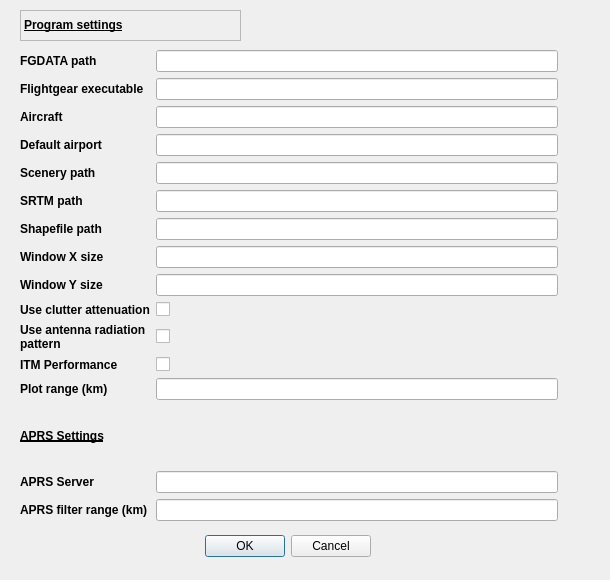
<?xml version="1.0" encoding="UTF-8"?>
<ui version="4.0">
 <class>SettingsDialog</class>
 <widget class="QDialog" name="SettingsDialog">
  <property name="geometry">
   <rect>
    <x>0</x>
    <y>0</y>
    <width>610</width>
    <height>580</height>
   </rect>
  </property>
  <property name="windowTitle">
   <string>Settings</string>
  </property>
  <property name="windowIcon">
   <iconset resource="resources.qrc">
    <normaloff>:/icons/images/icons/qradiopredict_icon.png</normaloff>:/icons/images/icons/qradiopredict_icon.png</iconset>
  </property>
  <property name="modal">
   <bool>true</bool>
  </property>
  <widget class="QDialogButtonBox" name="buttonBox">
   <property name="geometry">
    <rect>
     <x>30</x>
     <y>530</y>
     <width>341</width>
     <height>32</height>
    </rect>
   </property>
   <property name="orientation">
    <enum>Qt::Horizontal</enum>
   </property>
   <property name="standardButtons">
    <set>QDialogButtonBox::Cancel|QDialogButtonBox::Ok</set>
   </property>
  </widget>
  <widget class="QWidget" name="gridLayoutWidget">
   <property name="geometry">
    <rect>
     <x>20</x>
     <y>50</y>
     <width>551</width>
     <height>471</height>
    </rect>
   </property>
   <layout class="QGridLayout" name="gridLayout">
    <item row="6" column="0">
     <widget class="QLabel" name="label_16">
      <property name="font">
       <font>
        <weight>75</weight>
        <bold>true</bold>
       </font>
      </property>
      <property name="text">
       <string>Shapefile path</string>
      </property>
     </widget>
    </item>
    <item row="8" column="1">
     <widget class="QLineEdit" name="windowYEdit"/>
    </item>
    <item row="13" column="0">
     <widget class="QLabel" name="label_13">
      <property name="font">
       <font>
        <weight>75</weight>
        <bold>true</bold>
        <underline>true</underline>
       </font>
      </property>
      <property name="text">
       <string>APRS Settings</string>
      </property>
     </widget>
    </item>
    <item row="5" column="0">
     <widget class="QLabel" name="label_15">
      <property name="font">
       <font>
        <weight>75</weight>
        <bold>true</bold>
       </font>
      </property>
      <property name="text">
       <string>SRTM path</string>
      </property>
     </widget>
    </item>
    <item row="8" column="0">
     <widget class="QLabel" name="label_11">
      <property name="font">
       <font>
        <weight>75</weight>
        <bold>true</bold>
       </font>
      </property>
      <property name="text">
       <string>Window Y size</string>
      </property>
     </widget>
    </item>
    <item row="11" column="1">
     <widget class="QCheckBox" name="ITMCheckBox">
      <property name="text">
       <string/>
      </property>
     </widget>
    </item>
    <item row="0" column="0">
     <widget class="QLabel" name="label">
      <property name="font">
       <font>
        <weight>75</weight>
        <bold>true</bold>
       </font>
      </property>
      <property name="text">
       <string>FGDATA path</string>
      </property>
     </widget>
    </item>
    <item row="0" column="1">
     <widget class="QLineEdit" name="fgdataEdit"/>
    </item>
    <item row="3" column="1">
     <widget class="QLineEdit" name="airportEdit"/>
    </item>
    <item row="11" column="0">
     <widget class="QLabel" name="label_14">
      <property name="font">
       <font>
        <weight>75</weight>
        <bold>true</bold>
       </font>
      </property>
      <property name="text">
       <string>ITM Performance</string>
      </property>
     </widget>
    </item>
    <item row="9" column="1">
     <widget class="QCheckBox" name="clutterCheckBox">
      <property name="text">
       <string/>
      </property>
     </widget>
    </item>
    <item row="7" column="1">
     <widget class="QLineEdit" name="windowXEdit"/>
    </item>
    <item row="5" column="1">
     <widget class="QLineEdit" name="srtmPathLineEdit"/>
    </item>
    <item row="3" column="0">
     <widget class="QLabel" name="label_4">
      <property name="font">
       <font>
        <weight>75</weight>
        <bold>true</bold>
       </font>
      </property>
      <property name="text">
       <string>Default airport</string>
      </property>
     </widget>
    </item>
    <item row="14" column="0">
     <widget class="QLabel" name="label_12">
      <property name="font">
       <font>
        <weight>75</weight>
        <bold>true</bold>
       </font>
      </property>
      <property name="text">
       <string>APRS Server</string>
      </property>
     </widget>
    </item>
    <item row="9" column="0">
     <widget class="QLabel" name="label_6">
      <property name="font">
       <font>
        <weight>75</weight>
        <bold>true</bold>
       </font>
      </property>
      <property name="text">
       <string>Use clutter attenuation</string>
      </property>
      <property name="wordWrap">
       <bool>true</bool>
      </property>
     </widget>
    </item>
    <item row="15" column="1">
     <widget class="QLineEdit" name="aprsRangeEdit"/>
    </item>
    <item row="15" column="0">
     <widget class="QLabel" name="label_17">
      <property name="sizePolicy">
       <sizepolicy hsizetype="Preferred" vsizetype="Fixed">
        <horstretch>0</horstretch>
        <verstretch>0</verstretch>
       </sizepolicy>
      </property>
      <property name="minimumSize">
       <size>
        <width>60</width>
        <height>20</height>
       </size>
      </property>
      <property name="font">
       <font>
        <weight>75</weight>
        <bold>true</bold>
       </font>
      </property>
      <property name="text">
       <string>APRS filter range (km)</string>
      </property>
     </widget>
    </item>
    <item row="1" column="1">
     <widget class="QLineEdit" name="fgfsEdit"/>
    </item>
    <item row="14" column="1">
     <widget class="QLineEdit" name="aprsServerEdit"/>
    </item>
    <item row="7" column="0">
     <widget class="QLabel" name="label_10">
      <property name="font">
       <font>
        <weight>75</weight>
        <bold>true</bold>
       </font>
      </property>
      <property name="text">
       <string>Window X size</string>
      </property>
     </widget>
    </item>
    <item row="4" column="1">
     <widget class="QLineEdit" name="sceneryEdit"/>
    </item>
    <item row="4" column="0">
     <widget class="QLabel" name="label_5">
      <property name="font">
       <font>
        <weight>75</weight>
        <bold>true</bold>
       </font>
      </property>
      <property name="text">
       <string>Scenery path</string>
      </property>
     </widget>
    </item>
    <item row="1" column="0">
     <widget class="QLabel" name="label_3">
      <property name="font">
       <font>
        <weight>75</weight>
        <bold>true</bold>
       </font>
      </property>
      <property name="text">
       <string>Flightgear executable</string>
      </property>
     </widget>
    </item>
    <item row="6" column="1">
     <widget class="QLineEdit" name="shapePathLineEdit"/>
    </item>
    <item row="10" column="0">
     <widget class="QLabel" name="label_8">
      <property name="font">
       <font>
        <weight>75</weight>
        <bold>true</bold>
       </font>
      </property>
      <property name="text">
       <string>Use antenna radiation pattern</string>
      </property>
      <property name="wordWrap">
       <bool>true</bool>
      </property>
     </widget>
    </item>
    <item row="2" column="1">
     <widget class="QLineEdit" name="aircraftEdit"/>
    </item>
    <item row="9" column="2">
     <widget class="QLabel" name="label_7">
      <property name="text">
       <string/>
      </property>
     </widget>
    </item>
    <item row="2" column="0">
     <widget class="QLabel" name="label_2">
      <property name="font">
       <font>
        <weight>75</weight>
        <bold>true</bold>
       </font>
      </property>
      <property name="text">
       <string>Aircraft</string>
      </property>
     </widget>
    </item>
    <item row="10" column="1">
     <widget class="QCheckBox" name="antennaCheckBox">
      <property name="text">
       <string/>
      </property>
     </widget>
    </item>
    <item row="12" column="0">
     <widget class="QLabel" name="label_18">
      <property name="font">
       <font>
        <weight>75</weight>
        <bold>true</bold>
       </font>
      </property>
      <property name="text">
       <string>Plot range (km)</string>
      </property>
     </widget>
    </item>
    <item row="12" column="1">
     <widget class="QLineEdit" name="plotRangeEdit"/>
    </item>
   </layout>
  </widget>
  <widget class="QLabel" name="label_9">
   <property name="geometry">
    <rect>
     <x>20</x>
     <y>10</y>
     <width>221</width>
     <height>31</height>
    </rect>
   </property>
   <property name="font">
    <font>
     <weight>75</weight>
     <italic>false</italic>
     <bold>true</bold>
     <underline>true</underline>
    </font>
   </property>
   <property name="frameShape">
    <enum>QFrame::StyledPanel</enum>
   </property>
   <property name="text">
    <string>Program settings</string>
   </property>
   <property name="textFormat">
    <enum>Qt::RichText</enum>
   </property>
  </widget>
 </widget>
 <resources>
  <include location="resources.qrc"/>
 </resources>
 <connections>
  <connection>
   <sender>buttonBox</sender>
   <signal>accepted()</signal>
   <receiver>SettingsDialog</receiver>
   <slot>accept()</slot>
   <hints>
    <hint type="sourcelabel">
     <x>248</x>
     <y>254</y>
    </hint>
    <hint type="destinationlabel">
     <x>157</x>
     <y>274</y>
    </hint>
   </hints>
  </connection>
  <connection>
   <sender>buttonBox</sender>
   <signal>rejected()</signal>
   <receiver>SettingsDialog</receiver>
   <slot>reject()</slot>
   <hints>
    <hint type="sourcelabel">
     <x>316</x>
     <y>260</y>
    </hint>
    <hint type="destinationlabel">
     <x>286</x>
     <y>274</y>
    </hint>
   </hints>
  </connection>
 </connections>
</ui>
